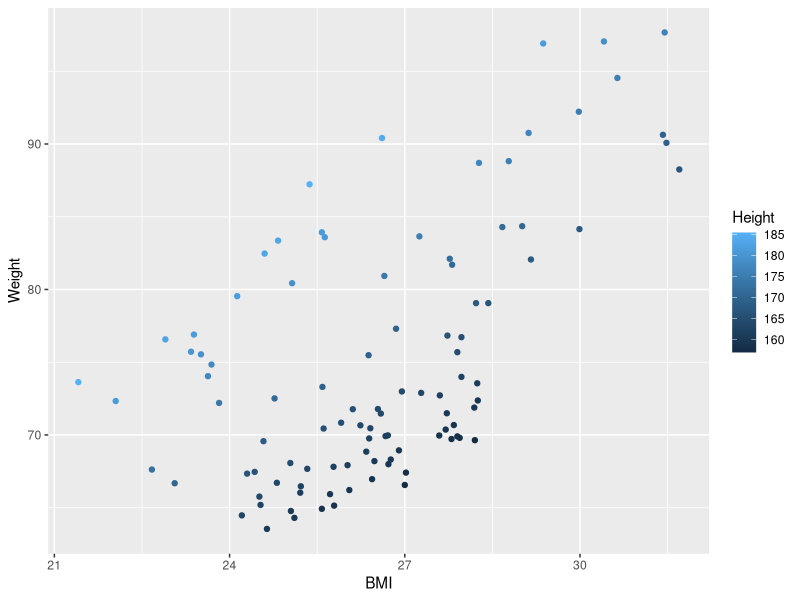
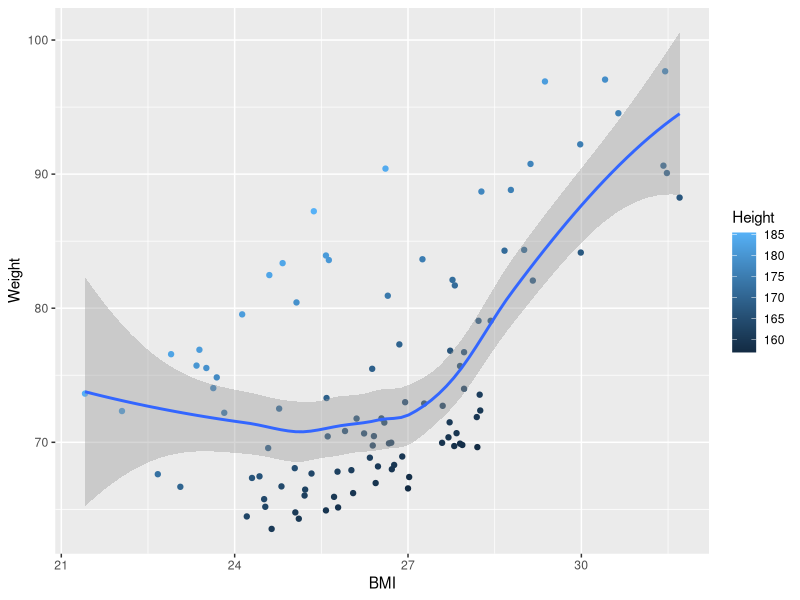
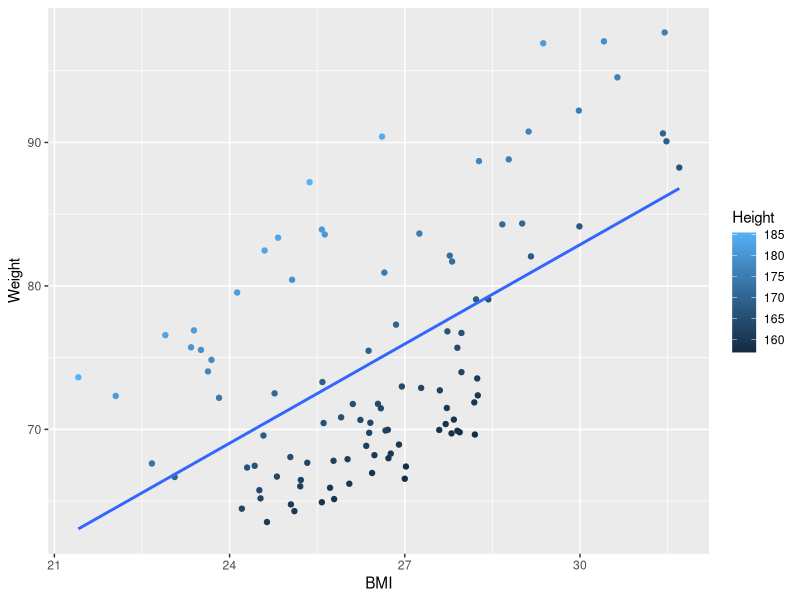
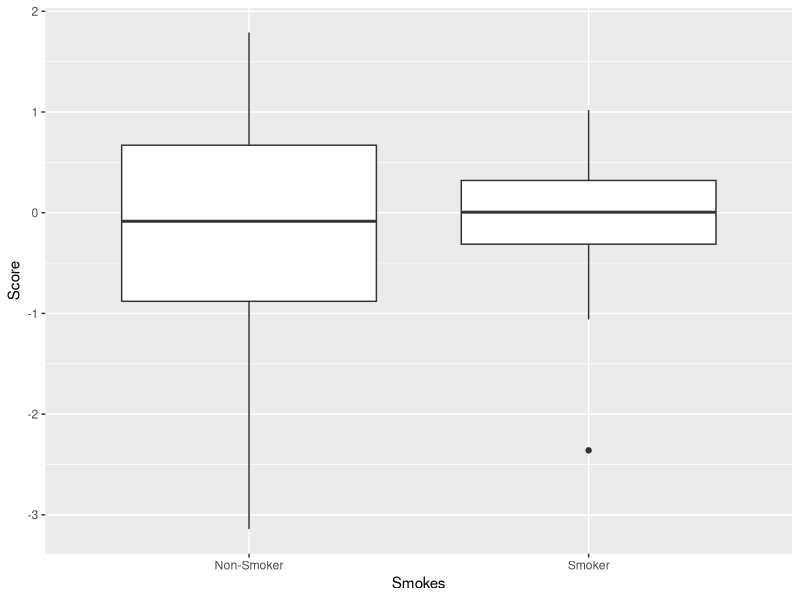
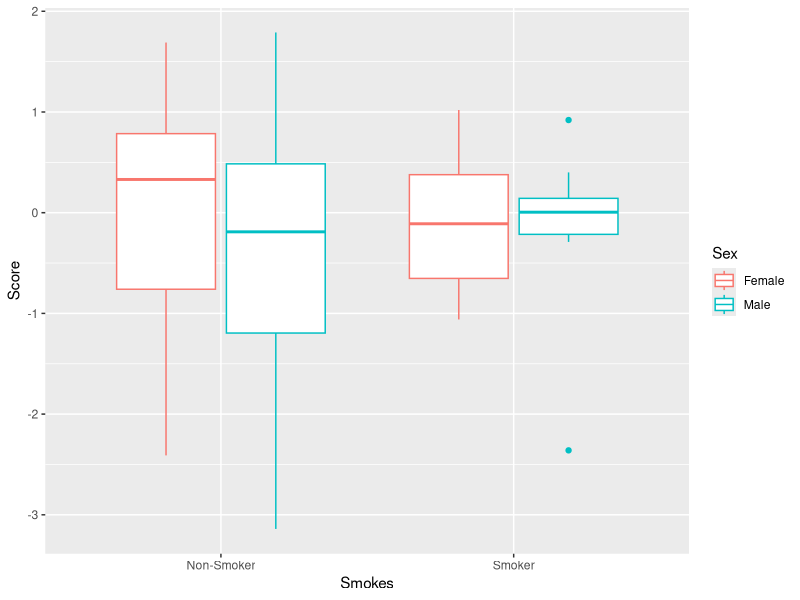
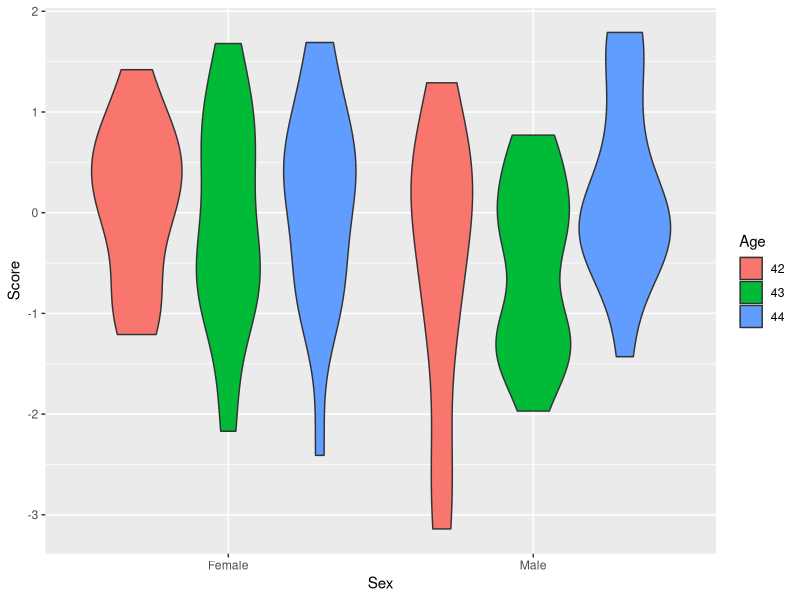
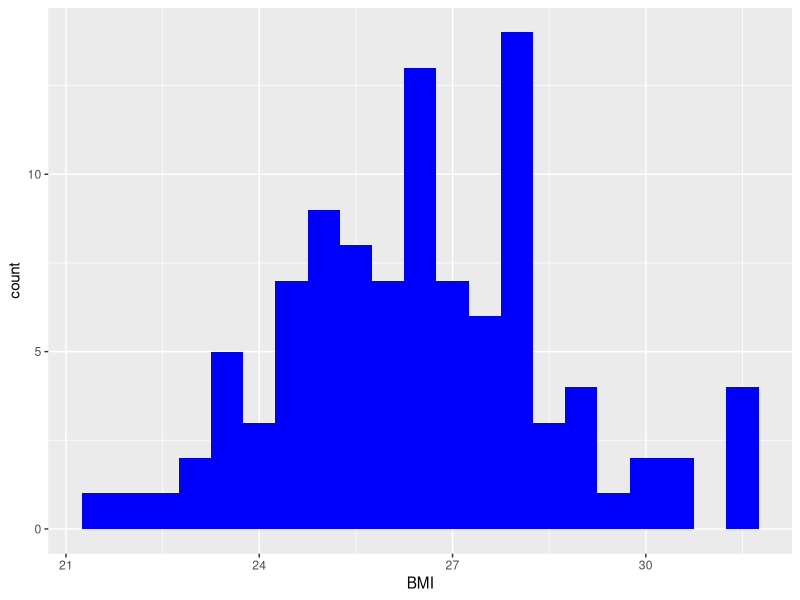
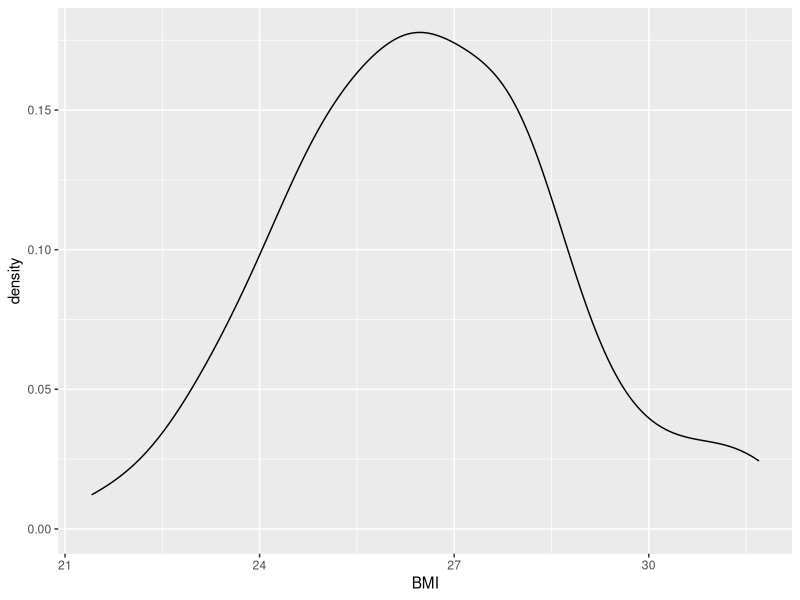

The R script that drew these images, in order:
## ---- chunk 1
knitr::opts_chunk$set(echo = FALSE, message = FALSE, warning = FALSE)
## ---- chunk 2
library(tidyverse)
patients <- read_tsv("patient-data-cleaned.txt")
## ---- chunk 3
ggplot(data = patients, mapping = aes(x = BMI, y = Weight, colour = Height)) +
  geom_point()
## ---- chunk 4
ggplot(data = patients, mapping = aes(x = BMI, y = Weight, colour = Height)) +
  geom_point() +
  geom_smooth()
## ---- chunk 5
ggplot(data = patients, mapping = aes(x = BMI, y = Weight, colour = Height)) +
  geom_point() +
  geom_smooth(method = "lm", se = FALSE)
## ---- chunk 6
ggplot(data = patients, mapping = aes(x = Smokes, y = Score)) +
  geom_boxplot()
## ---- chunk 7
ggplot(data = patients, mapping = aes(x = Smokes, y = Score, colour = Sex)) +
  geom_boxplot()
## ---- chunk 8
patients$Age <- factor(patients$Age)
ggplot(data = patients, mapping = aes(x = Sex, y = Score, fill = Age)) +
  geom_violin()
## ---- chunk 9
ggplot(data = patients, mapping = aes(x = BMI)) +
  geom_histogram(fill = "blue", binwidth = 0.5)
## ---- chunk 10
ggplot(data = patients, mapping = aes(x = BMI)) +
  geom_density()
## ---- chunk 11
ggplot(data = patients, mapping = aes(x = BMI)) +
  geom_density(aes(fill = Sex), alpha = 0.5)
## ---- chunk 12
ggplot(data = patients, mapping = aes(x = BMI, y = Weight, colour = Height)) +
  geom_point() +
  facet_grid(Sex ~ Smokes)
## ---- chunk 13
ggplot(data = patients, mapping = aes(x = Smokes, y = BMI, fill = Sex)) +
  geom_boxplot() +
  facet_wrap(~ Age)
## ---- chunk 14
ggplot(data = patients, mapping = aes(x = Sex, y = BMI, fill = Age)) +
  geom_boxplot() +
  facet_wrap(~ Smokes)
## ---- chunk 15
ggplot(data = patients, mapping = aes(x = BMI, y = Weight)) +
  geom_point()
## ---- chunk 16
ggplot(data = patients, mapping = aes(x = BMI, y = Weight)) +
  geom_point() +
  scale_x_continuous(breaks = c(20, 30, 40), limits = c(20, 40)) +
  scale_y_continuous(breaks = seq(60, 100, by = 5), label = seq(60, 100, by = 5), name = "Weight (kg)")
## ---- chunk 17
ggplot(data = patients, mapping = aes(x = Age, y = BMI, fill = Age)) +
  geom_violin() +
  scale_fill_brewer(palette = "Blues")
## ---- chunk 18
ggplot(data = patients, mapping = aes(x = BMI, y = Weight, colour = Height)) +
  geom_point() +
  scale_colour_gradient2(low = "green", high = "red", mid = "grey", midpoint = mean(patients$Height))
## ---- chunk 19
ggplot(data = patients, mapping = aes(x = BMI, y = Weight, colour = Age)) +
  geom_point() +
  geom_smooth(method = "lm", se = FALSE)
## ---- chunk 20
ggplot(data = patients, mapping = aes(x = BMI, y = Weight, colour = Age)) +
  geom_point() +
  geom_smooth(method = "lm", se = FALSE) +
  theme(
    legend.title = element_blank(),
    legend.key = element_rect(fill = "white"),
    legend.position = "bottom"
  )
## ---- chunk 21
ggplot(data = patients, mapping = aes(x = BMI, y = Weight, colour = Age)) +
  geom_point() +
  geom_smooth(method = "lm", se = FALSE) +
  theme(
    legend.title = element_blank(),
    legend.key = element_rect(fill = "white"),
    legend.position = "bottom",
    panel.grid.minor = element_blank()
  ) +
  labs(title = "BMI vs Weight")
ggsave("BMI_vs_Weight.png", units = "in", height = 7, width = 7)
